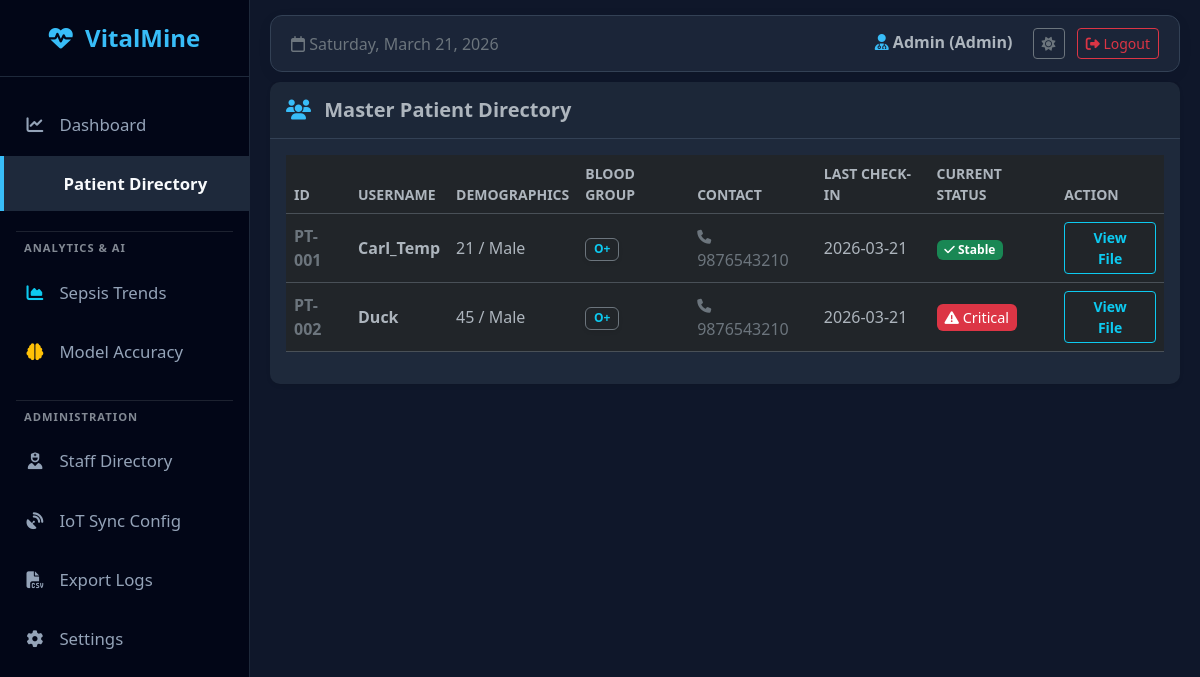
Page /patients (signed in) on the committed database.
### models.py (models this page shows)
class User(UserMixin, db.Model):
    id = db.Column(db.Integer, primary_key=True)
    username = db.Column(db.String(100), unique=True, nullable=False)
    email = db.Column(db.String(120), unique=True, nullable=True)
    password = db.Column(db.String(100), nullable=False)
    role = db.Column(db.String(20), nullable=False, default="patient")
    age = db.Column(db.Integer, nullable=True)
    gender = db.Column(db.String(20), nullable=True)
    blood_group = db.Column(db.String(10), nullable=True)
    contact = db.Column(db.String(20), nullable=True)
    emp_id = db.Column(db.String(50), nullable=True)
    department = db.Column(db.String(50), nullable=True)
    entries = db.relationship("Entry", backref="author", lazy=True)

### app.py (the view)
@app.route("/patients")
@login_required
def patients_directory():
    if current_user.role == "patient":
        return redirect(url_for("patient_dashboard"))
    patients = User.query.filter_by(role="patient").all()
    patient_list = []
    for p in patients:
        last_entry = (
            Entry.query.filter_by(user_id=p.id).order_by(Entry.timestamp.desc()).first()
        )
        status = last_entry.status if last_entry else "No Data"
        last_seen = last_entry.timestamp.strftime("%Y-%m-%d") if last_entry else "Never"
        patient_list.append(
            {
                "id": p.id,
                "username": p.username,
                "status": status,
                "last_seen": last_seen,
                "age": p.age,
                "gender": p.gender,
                "blood_group": p.blood_group,
                "contact": p.contact,
            }
        )
    return render_template("patients_list.html", patients=patient_list)

### app.py (called while the page is built)
@login_manager.user_loader
def load_user(user_id):
    return db.session.get(User, int(user_id))

### templates/patients_list.html
{% extends "base.html" %} {% block content %}
<div class="card border-0 shadow-sm">
  <div class="card-header py-3">
    <h5 class="mb-0 fw-bold text-body">
      <i class="fa-solid fa-users me-2" style="color: var(--vm-accent)"></i>
      Master Patient Directory
    </h5>
  </div>
  <div class="card-body">
    <div class="table-responsive">
      <table class="table table-hover align-middle datatable w-100 text-body">
        <thead class="text-secondary small text-uppercase">
          <tr>
            <th>ID</th>
            <th>Username</th>
            <th>Demographics</th>
            <th>Blood Group</th>
            <th>Contact</th>
            <th>Last Check-in</th>
            <th>Current Status</th>
            <th>Action</th>
          </tr>
        </thead>
        <tbody>
          {% for p in patients %}
          <tr>
            <td class="text-secondary fw-bold">
              PT-{{ "%03d" | format(loop.index) }}
            </td>
            <td><strong class="text-body">{{ p.username }}</strong></td>
            <td class="text-body">
              {{ p.age or 'N/A' }} / {{ p.gender or 'N/A' }}
            </td>
            <td>
              <span
                class="badge bg-dark border border-secondary text-info shadow-sm"
                >{{ p.blood_group or 'N/A' }}</span
              >
            </td>
            <td>
              <span class="text-secondary"
                ><i class="fa-solid fa-phone small me-1"></i> {{ p.contact or
                'N/A' }}</span
              >
            </td>
            <td class="text-body">{{ p.last_seen }}</td>
            <td>
              {% if p.status == 'High' or p.status == 'Critical' %}
              <span class="badge-critical rounded px-2 py-1"
                ><i class="fa-solid fa-triangle-exclamation"></i> Critical</span
              >
              {% elif p.status == 'Stable' %}
              <span class="badge bg-success"
                ><i class="fa-solid fa-check"></i> Stable</span
              >
              {% elif p.status == 'Warning' %}
              <span class="badge bg-warning text-dark"
                ><i class="fa-solid fa-bell"></i> Warning</span
              >
              {% else %}
              <span class="badge bg-secondary">Unknown</span>
              {% endif %}
            </td>
            <td>
              <a
                href="{{ url_for('patient_file', patient_id=p.id) }}"
                class="btn btn-sm btn-outline-info fw-bold px-3"
              >
                View File
              </a>
            </td>
          </tr>
          {% endfor %}
        </tbody>
      </table>
    </div>
  </div>
</div>
{% endblock %}

### templates/base.html (shortened to what this page needs)
<!doctype html>
<html lang="en" data-bs-theme="dark">
  <head>
    <link
      href="https://cdn.jsdelivr.net/npm/bootstrap@5.3.0/dist/css/bootstrap.min.css"
      rel="stylesheet"
    />
    <link
      rel="stylesheet"
      href="https://cdnjs.cloudflare.com/ajax/libs/font-awesome/6.4.0/css/all.min.css"
    />
    <link
      rel="stylesheet"
      href="https://cdn.datatables.net/1.13.6/css/dataTables.bootstrap5.min.css"
    />
  </head>
  <body>
    {% if current_user.is_authenticated %}
    <div class="sidebar">
      <div class="brand"><i class="fa-solid fa-heart-pulse"></i> VitalMine</div>
      <ul class="nav flex-column mb-auto mt-2">
        {% if current_user.role in ['admin', 'doctor'] %}
        <li class="nav-item mb-1">
          <a
            href="{{ url_for('home') }}"
            class="{% if request.path == '/' %}active fw-bold{% endif %}"
          >
            <i class="fa-solid fa-chart-line"></i> Dashboard
          </a>
        </li>
        {% endif %}  {% if current_user.role in ['admin', 'doctor', 'nurse'] %}
        <li class="nav-item mb-1">
          <a
            href="{{ url_for('patients_directory') }}"
            class="{% if '/patient' in request.path %}active fw-bold{% endif %}"
          >
             Patient Directory
          </a>
        </li>
        {% endif %} {% if current_user.role != 'patient' %}
        <li class="nav-item w-100 mt-2">
          <hr class="text-secondary my-2 border-secondary mx-3" />
          <small
            class="text-muted fw-bold px-4 mb-2 d-block"
            style="font-size: 0.7rem; letter-spacing: 1px"
            >ANALYTICS & AI</small
          >
        </li>
        <li class="nav-item mb-1">
          <a
            href="/trends"
            class="{% if request.path == '/trends' %}active fw-bold{% endif %}"
          >
            <i class="fa-solid fa-chart-area text-info"></i> Sepsis Trends
          </a>
        </li>
        <li class="nav-item mb-1">
          <a
            href="/model_accuracy"
            class="{% if request.path == '/model_accuracy' %}active fw-bold{% endif %}"
          >
            <i class="fa-solid fa-brain text-warning"></i> Model Accuracy
          </a>
        </li>
        <li class="nav-item w-100 mt-2">
          <hr class="text-secondary my-2 border-secondary mx-3" />
          <small
            class="text-muted fw-bold px-4 mb-2 d-block"
            style="font-size: 0.7rem; letter-spacing: 1px"
            >ADMINISTRATION</small
          >
        </li>
        <li class="nav-item mb-1">
          <a
            href="/staff"
            class="{% if request.path == '/staff' %}active fw-bold{% endif %}"
          >
            <i class="fa-solid fa-user-nurse"></i> Staff Directory
          </a>
        </li>
        <li class="nav-item mb-1">
          <a
            href="/iot_config"
            class="{% if request.path == '/iot_config' %}active fw-bold{% endif %}"
          >
            <i class="fa-solid fa-satellite-dish"></i> IoT Sync Config
          </a>
        </li>
        {% if current_user.role == 'admin' %}
        <li class="nav-item mb-1">
          <a href="{{ url_for('export_data') }}">
            <i class="fa-solid fa-file-csv"></i> Export Logs
          </a>
        </li>
        {% endif %}
        <li class="nav-item mb-1">
          <a
            href="/settings"
            class="{% if request.path == '/settings' %}active fw-bold{% endif %}"
          >
            <i class="fa-solid fa-gear"></i> Settings
          </a>
        </li>
        {% endif %}
      </ul>
    </div>
    {% endif %}
    <div
      class="main-content"
    >
      {% if current_user.is_authenticated %}
      <div class="top-navbar">
        <div class="text-secondary">
          <i class="fa-regular fa-calendar"></i> <span id="currentDate"></span>
        </div>
        <div>
          <span class="fw-bold me-3 text-body">
            <i
              class="fa-solid fa-user-doctor"
              style="color: var(--vm-accent)"
            ></i>
            {{ current_user.username | capitalize }} ({{ current_user.role |
            capitalize }})
          </span>
          <button
            id="theme-toggle"
            class="btn btn-sm btn-outline-secondary me-2"
          >
            <i id="theme-icon" class="fa-solid fa-moon"></i>
          </button>
          <a
            href="{{ url_for('logout') }}"
            class="btn btn-sm btn-outline-danger"
            ><i class="fa-solid fa-right-from-bracket"></i> Logout</a
          >
        </div>
      </div>
      {% endif %}  {% block content %}{% endblock %}
    </div>
  </body>
</html>

### templates/base.html (style rules this page uses)
:root { --vm-bg: #f4f7f6; --vm-sidebar-bg: #1d2b36; --vm-sidebar-border: #2c3e50; --vm-card-bg: #ffffff; --vm-card-border: #e3e6f0; --vm-text-main: #5a5c69; --vm-text-muted: #858796; --vm-topbar-bg: rgba( 255, 255, 255, 0.85 ); --vm-grid-line: #e9ecef; --vm-organ-base: #e9ecef; --vm-organ-stroke: #ced4da; --vm-accent: #4db8ff; }
[data-bs-theme="dark"] { --vm-bg: #0f172a; --vm-sidebar-bg: #020617; --vm-sidebar-border: #1e293b; --vm-card-bg: #1e293b; --vm-card-border: #334155; --vm-text-main: #e2e8f0; --vm-text-muted: #94a3b8; --vm-topbar-bg: rgba( 30, 41, 59, 0.85 ); --vm-grid-line: #1e293b; --vm-organ-base: #334155; --vm-organ-stroke: #475569; --vm-accent: #38bdf8; }
body { background-color: var(--vm-bg); font-family: "Segoe UI", Tahoma, Geneva, Verdana, sans-serif; overflow-x: hidden; color: var(--vm-text-main); transition: background-color 0.3s, color 0.3s; }
.sidebar { height: 100vh; width: 250px; position: fixed; top: 0; left: 0; background-color: var(--vm-sidebar-bg); padding-top: 20px; border-right: 1px solid var(--vm-sidebar-border); z-index: 1000; transition: background-color 0.3s; }
.sidebar .brand { font-size: 1.5rem; font-weight: bold; text-align: center; padding-bottom: 20px; border-bottom: 1px solid var(--vm-sidebar-border); margin-bottom: 20px; color: var(--vm-accent); }
.sidebar a { padding: 15px 25px; text-decoration: none; font-size: 1.05rem; color: #94a3b8; display: block; transition: 0.3s; }
.sidebar a:hover, .sidebar a.active { color: #f8fafc; background-color: var(--vm-sidebar-border); border-left: 4px solid var(--vm-accent); }
.sidebar i { margin-right: 10px; width: 20px; text-align: center; }
.main-content { margin-left: 250px; padding: 15px 20px 20px 20px; min-height: 100vh; }
.top-navbar { background-color: var(--vm-topbar-bg); border-radius: 12px; padding: 12px 20px; border: 1px solid var(--vm-card-border); box-shadow: 0 4px 15px rgba(0, 0, 0, 0.05); margin-bottom: 10px; display: flex; justify-content: space-between; align-items: center; transition: background-color 0.3s; backdrop-filter: blur(10px); -webkit-backdrop-filter: blur(10px); }
.card { background-color: var(--vm-card-bg); border: 1px solid var(--vm-card-border); box-shadow: 0 4px 6px -1px rgba(0, 0, 0, 0.1); border-radius: 10px; transition: background-color 0.3s; }
.card-header { background-color: rgba(0, 0, 0, 0.05) !important; border-bottom: 1px solid var(--vm-card-border) !important; }
.badge-critical { background-color: #dc3545; color: white; animation: pulse-red 1.5s infinite; padding: 8px 12px; font-size: 0.9em; }

### rows in the picture
User: username "Admin", role "Admin"
User: username "Carl_Temp", gender "Male", blood_group "O+", contact "9876543210"
User: username "Duck", gender "Male", blood_group "O+", contact "9876543210"

### other values in the picture
{{ "%03d" | format(loop.index) }} "001" "002"
{{ p.age or 'N/A' }} "21" "45"
{{ p.last_seen }} "2026-03-21" "2026-03-21"
